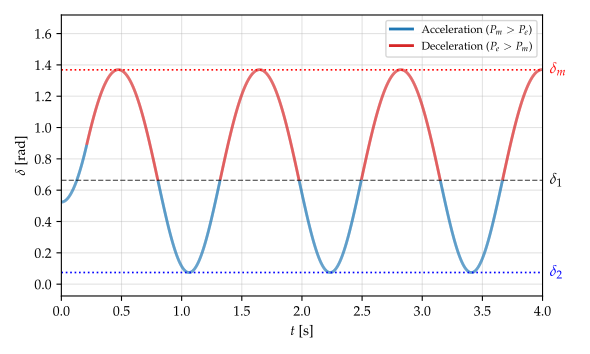

This chart was generated by the following Python code:
import numpy as np
import matplotlib.pyplot as plt
from matplotlib.collections import LineCollection
from matplotlib.lines import Line2D
import math

plt.rcParams['text.usetex'] = True
plt.rcParams['font.family'] = 'serif'
plt.rcParams['font.serif'] = ['Palatino']
plt.rcParams['font.sans-serif'] = ['Helvetica']


def solve_transcendental(a, b, c, initial_guess, tolerance=1e-6, max_iterations=100):
    x = initial_guess
    for _ in range(max_iterations):
        f_x = a * x + b * math.cos(x) - c
        f_prime_x = a - b * math.sin(x)
        if abs(f_prime_x) < 1e-9:
            return None
        x_next = x - f_x / f_prime_x
        if abs(x_next - x) < tolerance:
            return x_next
        x = x_next
    return None


# Same parameters as EAC.py
Pm = 0.8
Pmax1 = 1.6
Pmax2 = 0.5
Pmax3 = 1.3
H = 5.0
omega_syn = 2 * np.pi * 50.0
coeff = omega_syn / (2 * H)

delta0 = np.arcsin(Pm / Pmax1)
delta_1 = np.arcsin(Pm / Pmax3)
delta_max = np.pi - delta_1

numerator = -Pm * (delta_max - delta0) - (Pmax3 * np.cos(delta_max)) + (Pmax2 * np.cos(delta0))
denominator = Pmax2 - Pmax3
delta_c_crit = np.arccos(numerator / denominator)

lam = 0.6
delta_cl = lam * delta0 + (1 - lam) * delta_c_crit

c_m = np.cos(delta_cl) * (Pmax3 - Pmax2) + Pm * delta0 + Pmax2 * np.cos(delta0)
delta_m = solve_transcendental(Pm, Pmax3, c_m, initial_guess=0.5 * (delta_cl + delta_max))

c_2 = Pm * delta_m + Pmax3 * math.cos(delta_m)
delta_2 = solve_transcendental(Pm, Pmax3, c_2, initial_guess=0.1)

# Integrate swing equation with RK4
dt = 0.001
t_end = 4.0
n_steps = int(t_end / dt) + 1
t = np.linspace(0, t_end, n_steps)
delta = np.zeros(n_steps)
omega = np.zeros(n_steps)  # d(delta)/dt
accel = np.zeros(n_steps)  # Pm - Pe

delta[0] = delta0
omega[0] = 0.0
cleared = False

for i in range(n_steps - 1):
    if not cleared and delta[i] >= delta_cl:
        cleared = True
    Pmax_curr = Pmax3 if cleared else Pmax2
    accel[i] = Pm - Pmax_curr * np.sin(delta[i])

    def deriv(d, w):
        return w, coeff * (Pm - Pmax_curr * np.sin(d))

    k1_d, k1_w = deriv(delta[i], omega[i])
    k2_d, k2_w = deriv(delta[i] + 0.5 * dt * k1_d, omega[i] + 0.5 * dt * k1_w)
    k3_d, k3_w = deriv(delta[i] + 0.5 * dt * k2_d, omega[i] + 0.5 * dt * k2_w)
    k4_d, k4_w = deriv(delta[i] + dt * k3_d, omega[i] + dt * k3_w)

    delta[i + 1] = delta[i] + (dt / 6.0) * (k1_d + 2 * k2_d + 2 * k3_d + k4_d)
    omega[i + 1] = omega[i] + (dt / 6.0) * (k1_w + 2 * k2_w + 2 * k3_w + k4_w)

accel[-1] = Pm - Pmax3 * np.sin(delta[-1])

# Color curve segments: blue when accelerating (Pm > Pe), red when decelerating (Pe > Pm)
points = np.array([t, delta]).T.reshape(-1, 1, 2)
segments = np.concatenate([points[:-1], points[1:]], axis=1)
colors = ['tab:blue' if a >= 0 else 'tab:red' for a in accel[:-1]]

fig, ax = plt.subplots(figsize=(6 * 2.5 / 2.54, 3.6 * 2.5 / 2.54))
lc = LineCollection(segments, colors=colors, linewidths=2.0)
ax.add_collection(lc)

# Reference lines for delta_m, delta_1, delta_2
ax.axhline(delta_m, color='red', linestyle=':', linewidth=1.2)
ax.axhline(delta_1, color='black', linestyle='--', linewidth=1.0, alpha=0.6)
ax.axhline(delta_2, color='blue', linestyle=':', linewidth=1.2)

ax.text(t_end * 1.015, delta_m, r'$\delta_m$', va='center', ha='left', color='red', fontsize=11)
ax.text(t_end * 1.015, delta_1, r'$\delta_1$', va='center', ha='left', color='black', fontsize=11)
ax.text(t_end * 1.015, delta_2, r'$\delta_2$', va='center', ha='left', color='blue', fontsize=11)

legend_handles = [
    Line2D([0], [0], color='tab:blue', lw=2, label=r'Acceleration ($P_m > P_e$)'),
    Line2D([0], [0], color='tab:red', lw=2, label=r'Deceleration ($P_e > P_m$)'),
]
ax.legend(handles=legend_handles, loc='upper right', fontsize=8, frameon=True)

ax.set_xlim(0, t_end)
ax.set_ylim(delta_2 - 0.15, delta_m + 0.35)
ax.set_xlabel(r'$t$ [s]')
ax.set_ylabel(r'$\delta$ [rad]')
ax.grid(True, alpha=0.35)

plt.tight_layout()
plt.subplots_adjust(right=0.92)
plt.savefig("Lectures/transient/images/RotorOscillation.pdf")
plt.close(fig)
